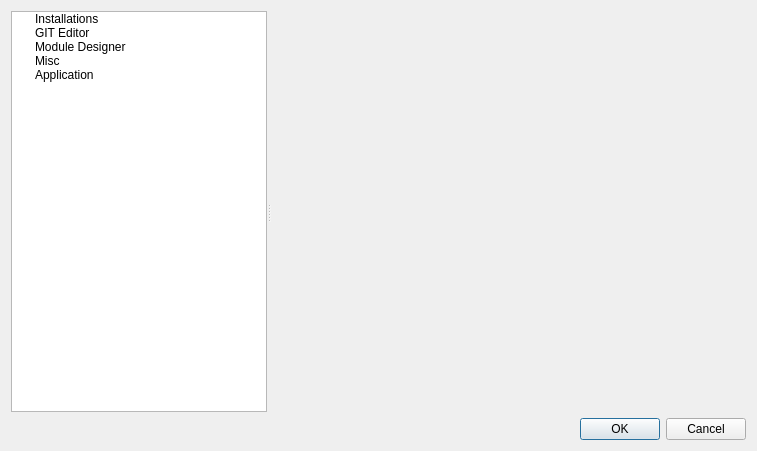
<?xml version="1.0" encoding="UTF-8"?>
<ui version="4.0">
 <class>Dialog</class>
 <widget class="QDialog" name="Dialog">
  <property name="geometry">
   <rect>
    <x>0</x>
    <y>0</y>
    <width>757</width>
    <height>451</height>
   </rect>
  </property>
  <property name="windowTitle">
   <string>Settings</string>
  </property>
  <layout class="QVBoxLayout" name="verticalLayout">
   <item>
    <widget class="QSplitter" name="splitter">
     <property name="orientation">
      <enum>Qt::Horizontal</enum>
     </property>
     <widget class="QTreeWidget" name="settingsTree">
      <property name="sizePolicy">
       <sizepolicy hsizetype="Expanding" vsizetype="Expanding">
        <horstretch>0</horstretch>
        <verstretch>0</verstretch>
       </sizepolicy>
      </property>
      <property name="headerHidden">
       <bool>true</bool>
      </property>
      <column>
       <property name="text">
        <string>1</string>
       </property>
      </column>
      <item>
       <property name="text">
        <string>Installations</string>
       </property>
      </item>
      <item>
       <property name="text">
        <string>GIT Editor</string>
       </property>
      </item>
      <item>
       <property name="text">
        <string>Module Designer</string>
       </property>
      </item>
      <item>
       <property name="text">
        <string>Misc</string>
       </property>
      </item>
      <item>
       <property name="text">
        <string>Application</string>
       </property>
      </item>
     </widget>
     <widget class="QStackedWidget" name="settingsStack">
      <property name="sizePolicy">
       <sizepolicy hsizetype="Preferred" vsizetype="Preferred">
        <horstretch>1</horstretch>
        <verstretch>0</verstretch>
       </sizepolicy>
      </property>
      <property name="currentIndex">
       <number>1</number>
      </property>
      <widget class="QWidget" name="installationsPage">
       <layout class="QGridLayout" name="gridLayout_2">
        <item row="0" column="0">
         <widget class="InstallationsWidget" name="installationsWidget" native="true"/>
        </item>
       </layout>
      </widget>
      <widget class="QWidget" name="applicationSettingsPage">
       <layout class="QGridLayout" name="gridLayout_26">
        <item row="0" column="0">
         <widget class="ApplicationSettingsWidget" name="applicationSettingsWidget" native="true"/>
        </item>
       </layout>
      </widget>
      <widget class="QWidget" name="moduleDesignerPage">
       <layout class="QGridLayout" name="gridLayout_3">
        <item row="0" column="0">
         <widget class="ModuleDesignerWidget" name="moduleDesignerWidget" native="true"/>
        </item>
       </layout>
      </widget>
      <widget class="QWidget" name="miscPage">
       <layout class="QGridLayout" name="gridLayout">
        <item row="0" column="1">
         <widget class="MiscWidget" name="miscWidget" native="true"/>
        </item>
       </layout>
      </widget>
      <widget class="QWidget" name="gitEditorPage">
       <layout class="QGridLayout" name="gridLayout_4">
        <item row="0" column="0">
         <widget class="GITWidget" name="gitEditorWidget" native="true"/>
        </item>
       </layout>
      </widget>
     </widget>
    </widget>
   </item>
   <item>
    <widget class="QDialogButtonBox" name="buttonBox">
     <property name="orientation">
      <enum>Qt::Horizontal</enum>
     </property>
     <property name="standardButtons">
      <set>QDialogButtonBox::Cancel|QDialogButtonBox::Ok</set>
     </property>
    </widget>
   </item>
  </layout>
 </widget>
 <customwidgets>
  <customwidget>
   <class>MiscWidget</class>
   <extends>QWidget</extends>
   <header location="global">toolset.gui.widgets.settings.widgets.misc</header>
   <container>1</container>
  </customwidget>
  <customwidget>
   <class>InstallationsWidget</class>
   <extends>QWidget</extends>
   <header location="global">toolset.gui.widgets.settings.installations</header>
   <container>1</container>
  </customwidget>
  <customwidget>
   <class>ApplicationSettingsWidget</class>
   <extends>QWidget</extends>
   <header location="global">toolset.gui.widgets.settings.widgets.application</header>
   <container>1</container>
  </customwidget>
  <customwidget>
   <class>ModuleDesignerWidget</class>
   <extends>QWidget</extends>
   <header location="global">toolset.gui.widgets.settings.widgets.module_designer</header>
   <container>1</container>
  </customwidget>
  <customwidget>
   <class>GITWidget</class>
   <extends>QWidget</extends>
   <header location="global">toolset.gui.widgets.settings.editor_settings.git</header>
   <container>1</container>
  </customwidget>
 </customwidgets>
 <resources/>
 <connections>
  <connection>
   <sender>buttonBox</sender>
   <signal>accepted()</signal>
   <receiver>Dialog</receiver>
   <slot>accept()</slot>
   <hints>
    <hint type="sourcelabel">
     <x>248</x>
     <y>254</y>
    </hint>
    <hint type="destinationlabel">
     <x>157</x>
     <y>274</y>
    </hint>
   </hints>
  </connection>
  <connection>
   <sender>buttonBox</sender>
   <signal>rejected()</signal>
   <receiver>Dialog</receiver>
   <slot>reject()</slot>
   <hints>
    <hint type="sourcelabel">
     <x>316</x>
     <y>260</y>
    </hint>
    <hint type="destinationlabel">
     <x>286</x>
     <y>274</y>
    </hint>
   </hints>
  </connection>
 </connections>
</ui>
